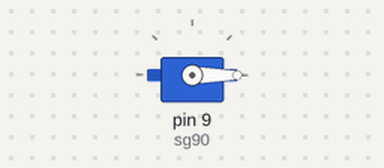
Simulated run of this sketch. Board: Arduino Uno, built with avr-gcc and run on an emulated ATmega328P. Parts: servo.

Above: at 0.05 s.
At 9.05 s:
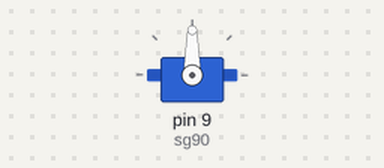
At 18.11 s:
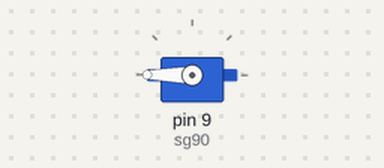
At 39.88 s:
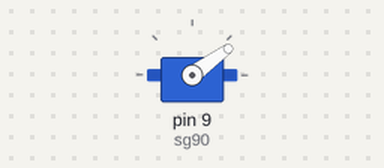
Timing chart, 0 to 40.0 s (numbered marks = the images above):
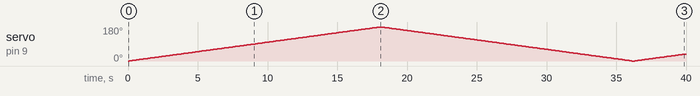

The sketch:

servo_motor.ino
```cpp
#include <Servo.h>

Servo sg90;

void setup() {
  sg90.attach(9);
}

void loop() {
  for (int i=0; i<=180; i++) {
    sg90.write(i);
    delay(100);
  }
  for (int i=180; i>=0; i--) {
    sg90.write(i);
    delay(100);
  }
}
```

Measured:
- by itself, servo on pin 9 (sg90): 0° → 1° at 0.10 s, → 2° 0.10 s later, → 3° 0.10 s later, → 4° 0.10 s later, … (397 changes in this stretch)
